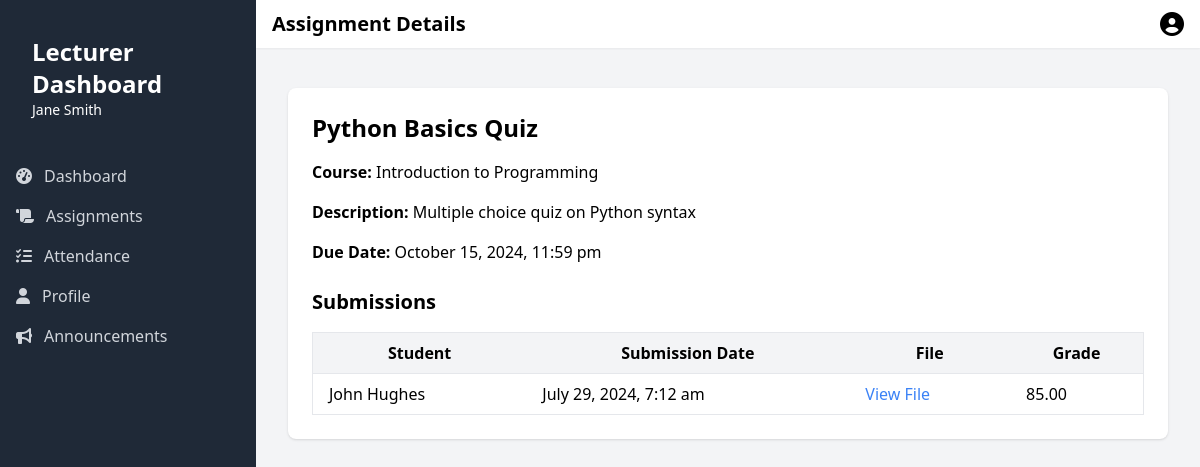
The page /view_assignment.php?id=1 (signed in) on the database its author committed.
### tables this page shows
CREATE TABLE `users` (
  `id` int(11) NOT NULL,
  `first_name` varchar(50) NOT NULL,
  `last_name` varchar(50) NOT NULL,
  `email` varchar(100) NOT NULL,
  `password` varchar(255) NOT NULL,
  `role` enum('student','lecturer','admin','worker') NOT NULL,
  `status` enum('active','inactive','suspended') DEFAULT 'active',
  `date_of_birth` date DEFAULT NULL,
  `address` text DEFAULT NULL,
  `phone` varchar(20) DEFAULT NULL,
  `major_id` int(11) DEFAULT NULL,
  `created_at` timestamp NOT NULL DEFAULT current_timestamp(),
  `updated_at` timestamp NOT NULL DEFAULT current_timestamp() ON UPDATE current_timestamp(),
  `profile_image` varchar(255) DEFAULT NULL
);

CREATE TABLE `assignments` (
  `id` int(11) NOT NULL,
  `course_offering_id` int(11) DEFAULT NULL,
  `title` varchar(100) NOT NULL,
  `description` text DEFAULT NULL,
  `due_date` datetime DEFAULT NULL,
  `total_points` int(11) DEFAULT NULL
);

CREATE TABLE `courses` (
  `id` int(11) NOT NULL,
  `code` varchar(20) NOT NULL,
  `name` varchar(100) NOT NULL,
  `description` text DEFAULT NULL,
  `credits` int(11) NOT NULL,
  `department_id` int(11) DEFAULT NULL
);

CREATE TABLE `submissions` (
  `id` int(11) NOT NULL,
  `assignment_id` int(11) DEFAULT NULL,
  `student_id` int(11) DEFAULT NULL,
  `submission_date` timestamp NOT NULL DEFAULT current_timestamp(),
  `file_path` varchar(255) DEFAULT NULL,
  `comments` text DEFAULT NULL
);

CREATE TABLE `grades` (
  `id` int(11) NOT NULL,
  `submission_id` int(11) DEFAULT NULL,
  `points_earned` decimal(5,2) DEFAULT NULL,
  `feedback` text DEFAULT NULL,
  `graded_by` int(11) DEFAULT NULL,
  `graded_at` timestamp NOT NULL DEFAULT current_timestamp()
);

### view_assignment.php (the view, shortened to what this page needs)
<?php
include 'connect.php';
$assignmentId = $_GET['id'];
$pageTitle = "Assignment Details";
$sqlAssignment = "SELECT assignments.*, courses.name AS course_name
                   FROM assignments
                   JOIN course_offerings ON assignments.course_offering_id = course_offerings.id
                   JOIN courses ON course_offerings.course_id = courses.id
                   WHERE assignments.id=?";
$stmt = $conn->prepare($sqlAssignment);
$stmt->bind_param("i", $assignmentId);
$stmt->execute();
$assignmentResult = $stmt->get_result()->fetch_assoc();
$sqlSubmissions = "SELECT submissions.*, CONCAT(users.first_name, ' ', users.last_name) AS student_name
                    FROM submissions
                    JOIN users ON submissions.student_id = users.id
                    WHERE assignment_id=?";
$stmt = $conn->prepare($sqlSubmissions);
$stmt->bind_param("i", $assignmentId);
$stmt->execute();
$submissionsResult = $stmt->get_result();
?>
<div class="bg-white shadow rounded-lg p-6">
    <h2 class="text-2xl font-bold mb-4"><?php echo htmlspecialchars($assignmentResult['title']); ?></h2>
    <p class="mb-4"><strong>Course:</strong> <?php echo htmlspecialchars($assignmentResult['course_name']); ?></p>
    <p class="mb-4"><strong>Description:</strong> <?php echo htmlspecialchars($assignmentResult['description']); ?></p>
    <p class="mb-4"><strong>Due Date:</strong> <?php echo htmlspecialchars(date('F j, Y, g:i a', strtotime($assignmentResult['due_date']))); ?></p>
    <h3 class="text-xl font-bold mt-6 mb-4">Submissions</h3>
    <table class="min-w-full bg-white border border-gray-200 rounded-lg">
        <thead class="bg-gray-100">
            <tr>
                <th class="py-2 px-4 border-b">Student</th>
                <th class="py-2 px-4 border-b">Submission Date</th>
                <th class="py-2 px-4 border-b">File</th>
                <th class="py-2 px-4 border-b">Grade</th>
            </tr>
        </thead>
        <tbody>
            <?php while ($submission = $submissionsResult->fetch_assoc()): ?>
            <tr>
                <td class="py-2 px-4 border-b"><?php echo htmlspecialchars($submission['student_name']); ?></td>
                <td class="py-2 px-4 border-b"><?php echo htmlspecialchars(date('F j, Y, g:i a', strtotime($submission['submission_date']))); ?></td>
                <td class="py-2 px-4 border-b"><a href="<?php echo htmlspecialchars($submission['file_path']); ?>" class="text-blue-500 hover:underline" target="_blank">View File</a></td>
                <td class="py-2 px-4 border-b">
                    <?php
                    $submissionId = $submission['id'];
                    $sqlGrade = "SELECT points_earned FROM grades WHERE submission_id=?";
                    $stmt = $conn->prepare($sqlGrade);
                    $stmt->bind_param("i", $submissionId);
                    $stmt->execute();
                    $gradeResult = $stmt->get_result()->fetch_assoc();
                    echo htmlspecialchars($gradeResult ? $gradeResult['points_earned'] : 'Not Graded');
                    ?>
                </td>
            </tr>
            <?php endwhile; ?>
        </tbody>
    </table>
</div>
<?php
$content = ob_get_clean();
include 'template.php';
?>

### template.php (shortened to what this page needs)
<?php
include 'connect.php';
$email = $_SESSION['email'];
$sql = "SELECT * FROM users WHERE email=?";
$stmt = $conn->prepare($sql);
$stmt->bind_param("s", $email);
$stmt->execute();
$result = $stmt->get_result();
if ($result->num_rows > 0) {
    $user = $result->fetch_assoc();
    $firstName = htmlspecialchars($user['first_name']);
    $lastName = htmlspecialchars($user['last_name']);
    $role = htmlspecialchars($user['role']);
    $profileImage = htmlspecialchars($user['profile_image']);
} else {
    echo "User not found.";
    exit();
}
function isActivePage($pageName)
{
    return basename($_SERVER['PHP_SELF']) === $pageName ? 'bg-gray-900 text-white' : 'text-gray-300 hover:bg-gray-700 hover:text-white';
}
?>
<!DOCTYPE html>
<html lang="en">
<head>
    <script src="https://cdn.tailwindcss.com"></script>
    <link rel="stylesheet" href="https://cdnjs.cloudflare.com/ajax/libs/font-awesome/6.5.1/css/all.min.css">
</head>
<body class="bg-gray-100 h-screen flex flex-col">
    <div class="flex-1 flex overflow-hidden">
        <div id="sidebar" class="sidebar sidebar-hidden bg-gray-800 text-white w-64 py-6 flex flex-col fixed inset-0 md:relative md:translate-x-0 md:transition-transform md:flex md:flex-col md:w-64 md:py-6 z-20">
            <div class="px-4 py-3 mb-6 flex items-center justify-between md:justify-start">
                <div class="ml-4">
                    <h2 class="text-2xl font-semibold"><?php echo ucfirst($role); ?> Dashboard</h2>
                    <p class="text-sm"><?php echo htmlspecialchars($firstName . ' ' . $lastName); ?></p>
                </div>
            </div>
            <nav class="flex-1">
                <?php if ($role === 'lecturer'): ?>
                    <a href="lecturer.php" class="flex items-center px-4 py-2 <?php echo isActivePage('lecturer.php'); ?>">
                    <i class="fas fa-tachometer-alt mr-3"></i>
                    Dashboard
                    </a>
                    <a href="assignments.php" class="flex items-center px-4 py-2 <?php echo isActivePage('assignments.php'); ?>">
                        <i class="fas fa-scroll mr-3"></i>
                        Assignments
                    </a>
                    <a href="attendance.php" class="flex items-center px-4 py-2 <?php echo isActivePage('attendance.php'); ?>">
                        <i class="fas fa-tasks mr-3"></i>
                        Attendance
                    </a>
                <?php endif; ?>
                <a href="profile.php" class="flex items-center px-4 py-2 <?php echo isActivePage('profile.php'); ?>">
                    <i class="fas fa-user mr-3"></i>
                    Profile
                </a>
                <a href="announcements.php" class="flex items-center px-4 py-2 <?php echo isActivePage('announcements.php'); ?>">
                    <i class="fas fa-bullhorn mr-3"></i>
                    Announcements
                </a>
            </nav>
        </div>
        <div class="flex-1 flex flex-col overflow-hidden">
            <nav class="bg-white shadow-sm flex items-center justify-between px-4 py-2">
                <div class="flex items-center">
                    <h1 class="text-xl font-bold ml-4 md:ml-0"><?php echo $pageTitle; ?></h1>
                </div>
                <div class="flex items-center">
                    <div class="ml-3 relative">
                        <button type="button" class="flex text-sm rounded-full focus:outline-none" id="user-menu-button" aria-expanded="false" aria-haspopup="true">
                            <?php if ($profileImage): ?>
                                <img src="<?php echo $profileImage; ?>" alt="Profile Image" class="w-full h-full object-cover">
                            <?php else: ?>
                                    <i class="fas fa-user-circle text-2xl"></i>
                            <?php endif; ?>
                        </button>
                    </div>
                </div>
            </nav>
            <main class="flex-1 overflow-y-auto py-10 px-4 sm:px-6 lg:px-8">
                <div class="max-w-7xl mx-auto">
                    <?php echo $content; ?>
                </div>
            </main>
        </div>
    </div>
</body>
</html>

### template.php (style rules this page uses)
.sidebar { transition: transform 0.3s ease-in-out; }
.sidebar-hidden { transform: translateX(-100%); }

### rows shown on the page
users: role "Lecturer", first_name+last_name "Jane Smith"
assignments: title "Python Basics Quiz", courses.name "Introduction to Programming", description "Multiple choice quiz on Python syntax", due_date "October 15, 2024, 11:59 pm"
submissions: student_name "John Hughes", submission_date "July 29, 2024, 7:12 am", grades.points_earned "85.00"

### other values the page prints
$pageTitle "Assignment Details"
